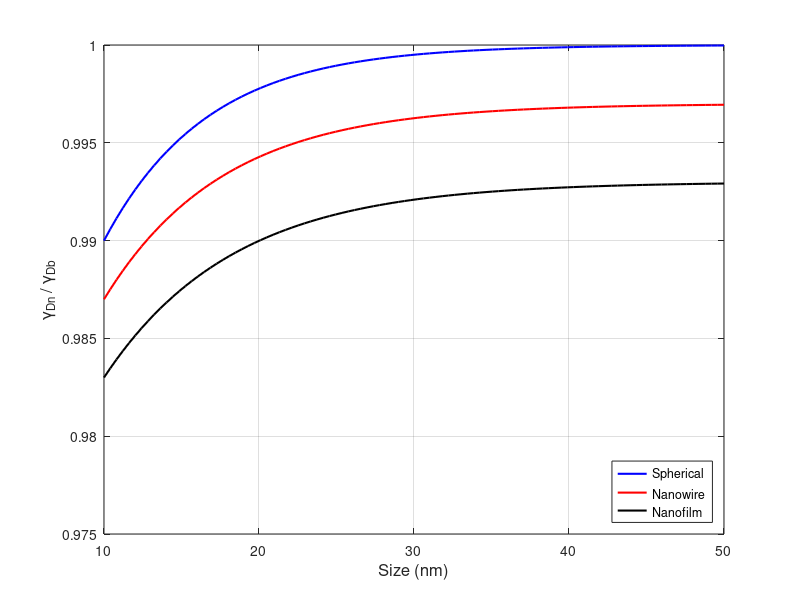

MATLAB code for this plot:
% Define the size range
size_nm = linspace(10, 50, 100);

% Adjust the curves so they all converge between 0.990 and 1.00 for size_nm between 40 and 50
gamma_spherical = 0.990 + 0.01 * (1 - exp(-0.15 * (size_nm - 10)));
gamma_nanowire   = 0.987 + 0.01 * (1 - exp(-0.13 * (size_nm - 10)));
gamma_nanofilm   = 0.983 + 0.01 * (1 - exp(-0.12 * (size_nm - 10)));

% Create the plot
figure;
plot(size_nm, gamma_spherical, 'b', 'LineWidth', 1.5); % Spherical - blue
hold on;
plot(size_nm, gamma_nanowire, 'r', 'LineWidth', 1.5); % Nanowire - red
plot(size_nm, gamma_nanofilm, 'k', 'LineWidth', 1.5); % Nanofilm - black

% Set axis limits
ylim([0.975 1.00]);
xlim([10 50]);

% Add labels and title
xlabel('Size (nm)', 'FontSize', 12);
ylabel('\gamma_{Dn} / \gamma_{Db}', 'FontSize', 12);

% Add legend
legend('Spherical', 'Nanowire', 'Nanofilm', 'Location', 'southeast');

% Set the box and grid on
grid on;
box on;
